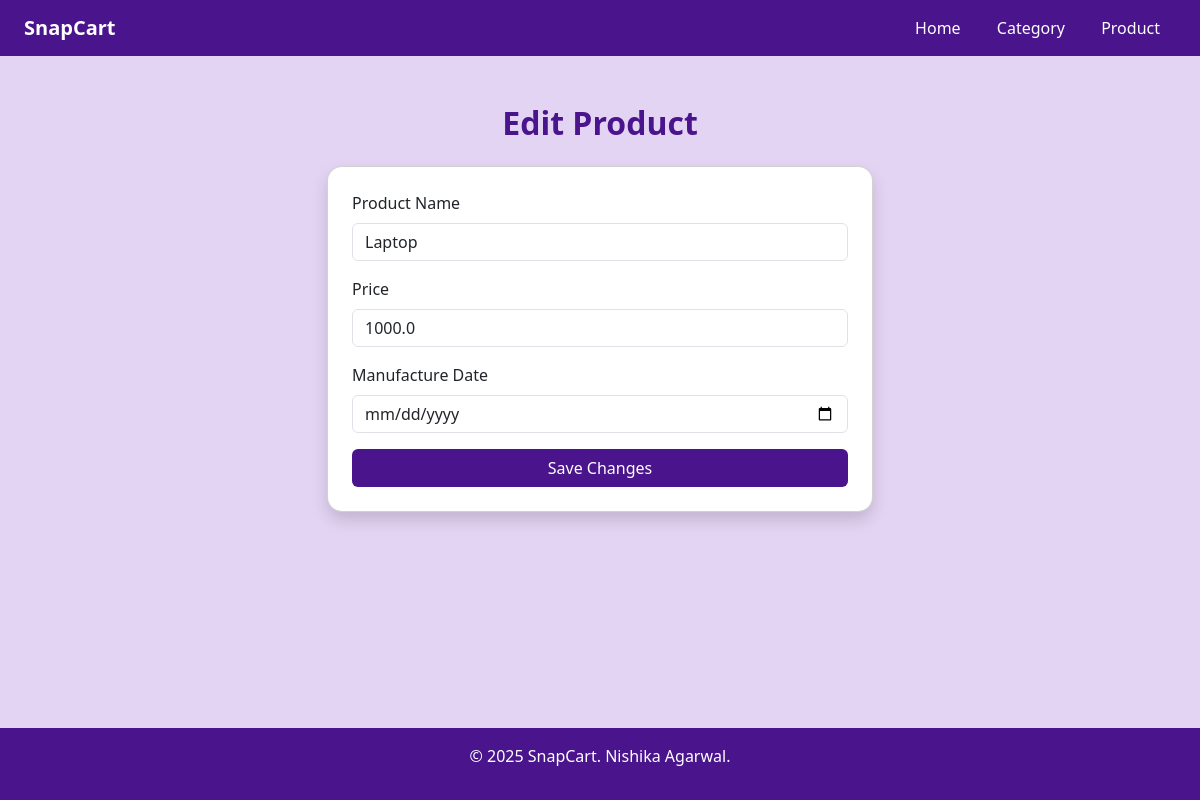
The app's page /product/1/edit?next=admin_product, older data.
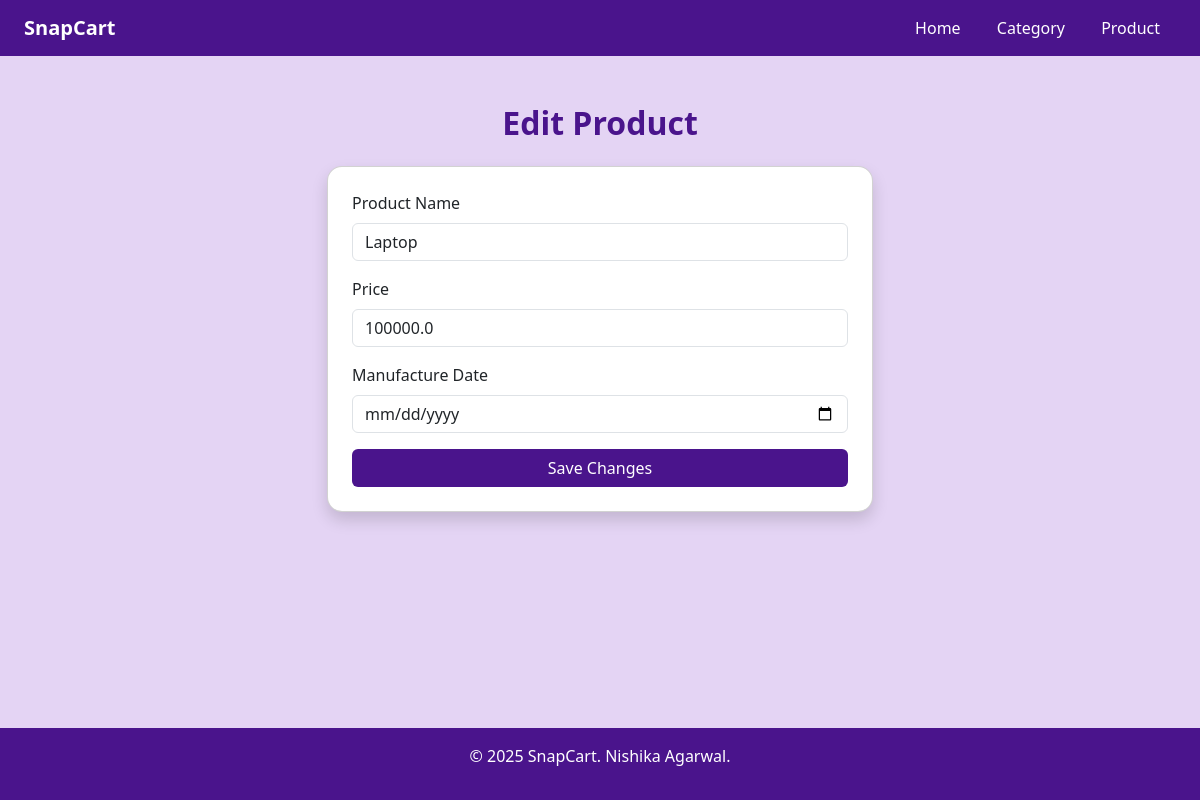
The same page, newer data.
### models.py (models this page shows)
class Product(db.Model):  # Class names should start with uppercase
    __tablename__ = 'product'
    id = db.Column(db.Integer, primary_key=True)
    name = db.Column(db.String(64), nullable=False)
    price = db.Column(db.Float, nullable=False)
    category_id = db.Column(db.Integer, db.ForeignKey('category.id'), nullable=False)
    quantity = db.Column(db.Integer, nullable=False)
    man_date = db.Column(db.Date, nullable=False)
    category = db.relationship('Category', back_populates='products')

### routes.py (the view)
@app.route('/product/<int:id>/edit')
def edit_product(id):
    product = Product.query.get(id)
    categories = Category.query.all()
    next_page = request.args.get('next')
    return render_template('product/edit.html', admin_id = session.get('admin_id'), product = product, categories = categories, next = next_page)

### templates/product/edit.html (shortened to what this page needs)
<!DOCTYPE html>
<html lang="en">
<head>
    <link href="https://cdn.jsdelivr.net/npm/bootstrap@5.3.0/dist/css/bootstrap.min.css" rel="stylesheet">
</head>
<body>
    <nav class="navbar navbar-expand-lg snap-purple px-4">
        <a class="navbar-brand text-white fw-bold" >SnapCart</a>
        <div class="ms-auto">
            <a class="nav-link d-inline px-3" href="{{ url_for('admin_home') }}">Home</a>
            <a class="nav-link d-inline px-3" href="{{ url_for('admin_category') }}">Category</a>
            <a class="nav-link d-inline px-3" href="{{ url_for('admin_product') }}">Product</a>
        </div>
    </nav>
    <div class="container py-5">
        <h2 class="text-center mb-4">Edit Product</h2>
        <div class="row justify-content-center">
            <div class="col-md-6">
                <div class="card shadow p-4">
                    <form method="POST" action="{{ url_for('edit_product_post', id=product.id) }}">
                        <div class="mb-3">
                            <label for="name" class="form-label">Product Name</label>
                            <input type="text" class="form-control" id="name" name="name" placeholder="Enter product name" value="{{ product.name }}" required>
                        </div>
                        <div class="mb-3">
                            <label for="price" class="form-label">Price</label>
                            <input type="number" class="form-control" id="price" name="price" placeholder="Enter product price" value="{{ product.price }}" required>
                        </div>
                        <div class="mb-3">
                            <label for="man_date" class="form-label">Manufacture Date</label>
                            <input type="date" class="form-control" id="man_date" name="man_date" placeholder="Enter product manufaturing date" required>
                        </div>
                        <button type="submit" class="btn btn-snap w-100">Save Changes</button>
                    </form>
                </div>
            </div>
        </div>
    </div>
    <footer>
        <p>&copy; 2025 SnapCart. Nishika Agarwal.</p>
    </footer>
</body>
</html>

Row changes from the older to the newer data that the page shows:
changed Product "Laptop": price "1000.0" → "100000.0"
